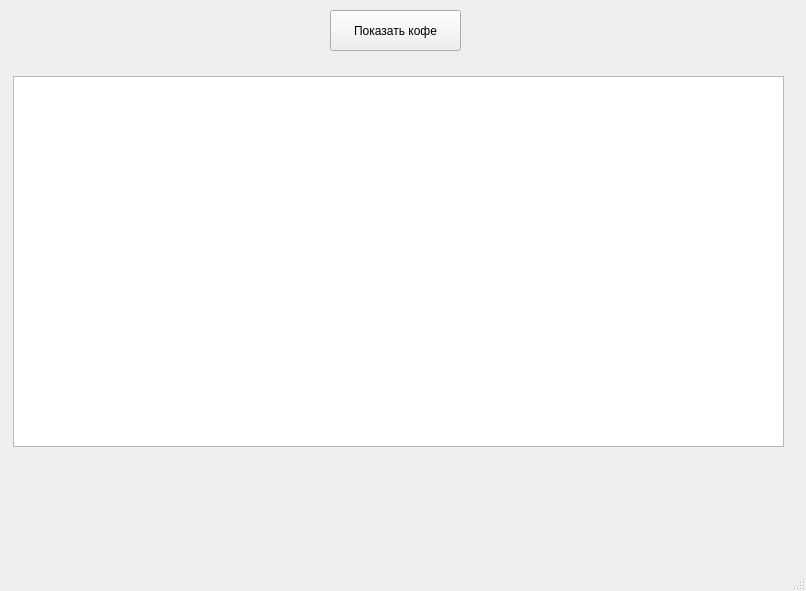
<?xml version="1.0" encoding="UTF-8"?>
<ui version="4.0">
 <class>QMainWindow</class>
 <widget class="QMainWindow" name="QMainWindow">
  <property name="geometry">
   <rect>
    <x>0</x>
    <y>0</y>
    <width>806</width>
    <height>591</height>
   </rect>
  </property>
  <property name="windowTitle">
   <string>Barista</string>
  </property>
  <widget class="QWidget" name="centralwidget">
   <widget class="QPushButton" name="pushButton">
    <property name="geometry">
     <rect>
      <x>330</x>
      <y>10</y>
      <width>131</width>
      <height>41</height>
     </rect>
    </property>
    <property name="text">
     <string>Показать кофе</string>
    </property>
   </widget>
   <widget class="QTextEdit" name="textEdit">
    <property name="geometry">
     <rect>
      <x>13</x>
      <y>76</y>
      <width>771</width>
      <height>371</height>
     </rect>
    </property>
   </widget>
  </widget>
  <widget class="QMenuBar" name="menubar">
   <property name="geometry">
    <rect>
     <x>0</x>
     <y>0</y>
     <width>806</width>
     <height>26</height>
    </rect>
   </property>
  </widget>
  <widget class="QStatusBar" name="statusbar"/>
 </widget>
 <resources/>
 <connections/>
</ui>
